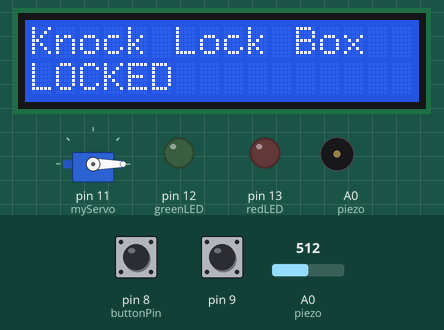
Recording of a sketch running on a simulated Arduino Uno, built with avr-gcc and run on an emulated ATmega328P. Parts: 16×2 character LCD, servo, output pins drawn as LEDs (lit = HIGH), buzzer (waves = sounding). Dashed ring = blinking. The test bench sets the inputs (shaded band); at power-on: pin 8 (buttonPin) LOW, pin 9 HIGH, A0 (piezo) = 512. What the sketch prints to the serial monitor is not drawn.

Above: at 1.2 s.
1.3 s: pin 8 (buttonPin) pulled HIGH for 0.15 s
At 1.6 s:
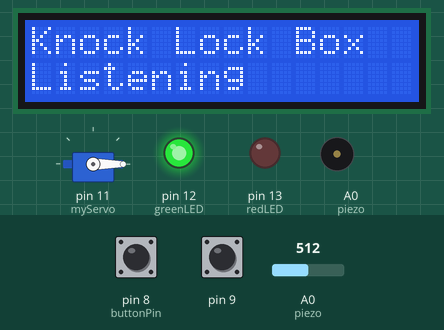
4.4 s: pin 9 pulled LOW for 3.2 s
9.1 s: pin 8 (buttonPin) pulled HIGH for 1 s
At 12.82 s:
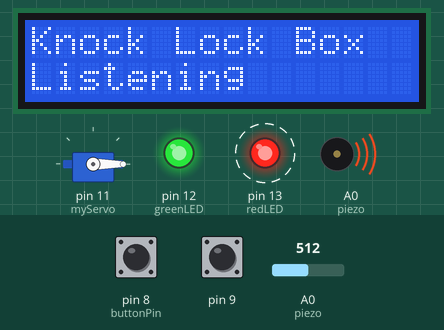
13.1 s: pin 9 pulsed LOW 2 times (0.12 s each, 0.3 s apart)
At 14.4 s:
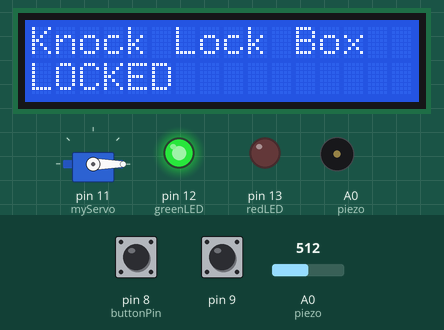
16.7 s: pin 8 (buttonPin) pulled HIGH for 0.15 s
At 17.8 s:
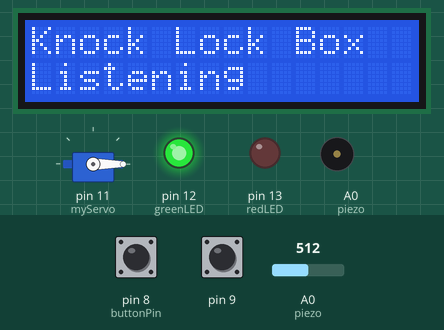
19.8 s: pin 8 (buttonPin) driven HIGH
Timing chart, 0 to 22.8 s (numbered marks = the images above; inputs shaded):
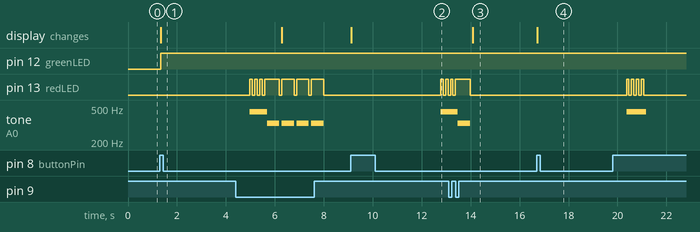

The sketch:

LockBox.ino
```cpp
#include <LiquidCrystal.h>
#include <Servo.h>
#include <CapacitiveSensor.h>

/*
 * Arduino Knock Lock Box with Piezo/Capacitive Touch Alarm System and Servo Lock
 * Built Using Projects 11, 12, 13 from the Arduino Projects Book and
 * Steve Hoefer's "Secret Knock Detecting Door Lock" from: https://www.instructables.com/id/Secret-Knock-Detecting-Door-Lock/
 *
 * LCD uses pins 2 - 7
 * button uses pin 8
 * capacitive touch sensor uses pins 9 - 10
 * servo uses pin 11
 * LEDs use pins 12 - 13
 * piezo uses analog pin A0
 *
 * Tinkercad circuit link: https://www.tinkercad.com/things/7rCGxMmiFTF-knock-lock-box-/editel
   * NOTE: The DC Motor in the circuit is to represent tinfoil

 Project Notes:
 - COULD PROBABLY MAKE A KNOCK/TOUCH DETECTOR BASED ON TIMINGS AND VALUES OF CAPACITIVE SENSOR, HENCE NO KNOCK HEARING BY PEOPLE NEARBY
 - capacitive sensor with tinfoil behind cardboard does not work too well
 - surface used for knocking affects whether or not a knock is registered
 - piezo speaker being half covered by cardboard in my box design may affect if a knock is registered
 */


//note: order of Arduino Pins that connect to LCD
//is order of connection pins in direction of RS to D7
LiquidCrystal lcd(6,7,2,3,4,5);// create lCD instance
Servo myServo; // create servo instance
CapacitiveSensor capSensor = CapacitiveSensor(10,9);

// Pin definitions
int greenLED = 12; // Status LED
int redLED = 13; // Status LED
int piezo = A0; // Piezo sensor for both input and output
int buttonPin = 8; // Button for knock input

// Constants (adjust as needed)
const int capacitanceSensingThreshold = 700;
const int knockThreshold = 2;
const int rejectValue = 25;
const int averageRejectValue = 15;
const int knockFadeTime = 150;
const int lockTurnTime = 650;
const int maximumKnocks = 20;
const int nonZeroArrayVal = 6;
const int knockComplete = 1500;
const int deBounceTime = 20;

// Variables.
int secretCode[maximumKnocks] = {50, 25, 25, 50, 100, 50, 0, 0, 0, 0, 0, 0, 0, 0, 0, 0, 0, 0, 0, 0};
int knockReadings[maximumKnocks];   // When someone knocks this array fills with delays between knocks.
int secretCodeNonZeroValues[nonZeroArrayVal];
int knockReadingsNonZeroValues[nonZeroArrayVal];
int knockSensorValue;
boolean buttonPressed = false;
boolean locked = true;
int toggleState;
int buttonState;
int lastButtonState;
long unsigned lastPress;


void setup()
{
  pinMode(redLED, OUTPUT);
  pinMode(greenLED, OUTPUT);
  Serial.begin(9600);
  lcd.begin(16,2);
  lcd.print("Knock Lock Box");
  lcd.setCursor(0,1);
  lcd.print("LOCKED");
  myServo.attach(11);
  myServo.write(0);
  digitalWrite(greenLED, LOW);
  digitalWrite(redLED, LOW);
}


void loop()
{
  buttonState = digitalRead(buttonPin);
  if (locked == true)
  {
    alarm();
    if (buttonState == 1)
    {
      buttonPressed = true;
      pinMode(piezo, INPUT);
      Serial.println("Button Pressed");
    }
    else
    {
      Serial.println("Nothing Pressed");
      lcd.setCursor(0,1);
      lcd.print("LOCKED   ");
      buttonPressed = false;
    }
  }

  if (locked == false)
  {
    if (buttonState == 0)
    {
      digitalWrite(greenLED, LOW);
      digitalWrite(redLED, HIGH);
    }
    if (buttonState == 1)
    {
      locked = true;
      buttonPressed = false;
      digitalWrite(greenLED, LOW);
      digitalWrite(redLED,LOW);
      lcd.setCursor(0,1);
      lcd.print("LOCKED   ");
      myServo.write(0);
      delay(500);
    }
  }

  knockSensorValue = analogRead(piezo);
  if (buttonPressed == true)
  {
    pinMode(piezo, INPUT);
    listenToSecretKnock();
  }
}


void alarm()
{
  long sensorValue = capSensor.capacitiveSensor(30);
  if(sensorValue > capacitanceSensingThreshold)
  {
    Serial.println(sensorValue);
    digitalWrite(redLED, HIGH);
    pinMode(piezo, OUTPUT);
    tone(piezo, 330);
    delay(500);
    digitalWrite(redLED,LOW);
    noTone(piezo);
    delay(100);
  }
}


boolean validateKnock()
{
  int currentKnockCount = 0;
  int secretKnockCount = 0;
  int maxKnockInterval = 0;

  for (int i=0;i<maximumKnocks;i++)
  {
    if (knockReadings[i] > 0)
    {
      currentKnockCount++;
    }
    if (secretCode[i] > 0)
    {
      secretKnockCount++;
    }
    if (knockReadings[i] > maxKnockInterval)
    {
      maxKnockInterval = knockReadings[i];
    }
  }
  int j = 0;
  for (int i=maximumKnocks-1;i>=0;i--)
  {
    if (knockReadings[i] > 0)
    {
      knockReadingsNonZeroValues[j] = map(knockReadings[i],0, maxKnockInterval, 0, 100);;
      Serial.print("Knock");
      Serial.println(knockReadingsNonZeroValues[j]);
      j += 1;
    }
  }
  int k = 0;
  for (int i=maximumKnocks-1;i>=0;i--)
  {
    if (secretCode[i] > 0)
    {
      secretCodeNonZeroValues[k] = secretCode[i];
      Serial.print("Code");
      Serial.println(secretCodeNonZeroValues[k]);
      k += 1;
    }
  }

  // Mid Code Check
  // Unsure why there are 12 values in each array
  Serial.println(sizeof(secretCodeNonZeroValues));
  for (int i=sizeof(secretCodeNonZeroValues);i>=0;i--)
  {
    Serial.print(secretCodeNonZeroValues[i]);
    Serial.print("-");
  }
  Serial.println();
  Serial.println(sizeof(knockReadingsNonZeroValues));
  for (int i=sizeof(knockReadingsNonZeroValues);i>=0;i--)
  {
    Serial.print(knockReadingsNonZeroValues[i]);
    Serial.print("-");
  }
  Serial.println();

  int totaltimeDifferences=0;
  int timeDiff=0;
  // if statement due to during first run, 0 knocks would lead to servo rotation "unlock"
  if (knockReadingsNonZeroValues[0] != 0)
  {
    // was receveing extra values in knockReadings
    // for loop below only compares the last values in the array to
    // the secretCode values based on the length of secretCode
    // We count backwards since extra readings at beginning of the knockReadings
    for (int a = 0; a < nonZeroArrayVal; a++)
    {
      timeDiff = abs(knockReadingsNonZeroValues[a] - secretCodeNonZeroValues[a]);
      Serial.println("Compare:");
      Serial.println(knockReadingsNonZeroValues[a]);
      Serial.println(secretCodeNonZeroValues[a]);
//      if (timeDiff > rejectValue){ // Individual value too far out of whack
//        return false;
//      }
      totaltimeDifferences += timeDiff;
    }
    // It can also fail if the whole thing is too inaccurate.
    if (totaltimeDifferences/secretKnockCount>averageRejectValue){
      return false;
    }
    return true;
  }
  else
  {
    return false;
  }
}


void listenToSecretKnock()
{
  alarm();
  digitalWrite(greenLED, HIGH);
  if (locked = true)
  {
    lcd.setCursor(0,1);
    lcd.print("Listening");
  }
  // reset listening array
  for (int i = 0; i < maximumKnocks; i++)
  {
    knockReadings[i]=0;
    knockReadingsNonZeroValues[i]=0;
    secretCodeNonZeroValues[i]=0;
  }
  int currentKnock = 0;
  int now = millis();
  int startTime = millis();
  delay(knockFadeTime);
  do{
    // listen for knock or timeout
    knockSensorValue = analogRead(piezo);
    if (knockSensorValue >= knockThreshold)
    {
      now = millis();
      knockReadings[currentKnock] = now-startTime;
      currentKnock++;
      startTime=now;
      // reset for next knock
      delay(knockFadeTime);
    }
    now = millis();
    // loop as long as each knock before timeout time (knockComplete) and in max num of knocks
  } while((now-startTime < knockComplete) && (currentKnock < maximumKnocks));
  // knock now recorded

  if (validateKnock() == true)
  {
    myServo.write(90);
    tone(piezo,392,200);
    delay(150);
    tone(piezo,440,200);
    delay(150);
    tone(piezo,494,200);
    lcd.setCursor(0,1);
    lcd.print("UNLOCKED ");
    locked = false;
    buttonPressed = false;
  }
  else
  {
    pinMode(piezo, OUTPUT);
    for (int i = 0; i < 4; i++)
    {
      delay(100);
      tone(piezo,450,200);
      digitalWrite(redLED, HIGH);
      delay(100);
      digitalWrite(redLED,LOW);
    }
  }
}
```

Measured:
- after the input at 1.3 s, pin 12 (greenLED): LOW → HIGH at once; the display: changes at once (image 1)
- after the input at 9.1 s, pin 13 (redLED): alternates HIGH for 0.10 s and LOW for 0.10 s, starting after 3.7 s; tone on A0 (piezo): silent → 450 Hz after 3.7 s; the display: changes at once (image 2)
- after the input at 13.1 s, tone on A0 (piezo): 450 Hz → 330 Hz after 0.38 s, → silent 0.50 s later
- after the input at 16.7 s, the display: changes at once (image 4)
- by itself, tone on A0 (piezo): repeats every 0.60 s: 330 Hz 0.50 s, silent 0.10 s, until it stays silent from 8.0 s
